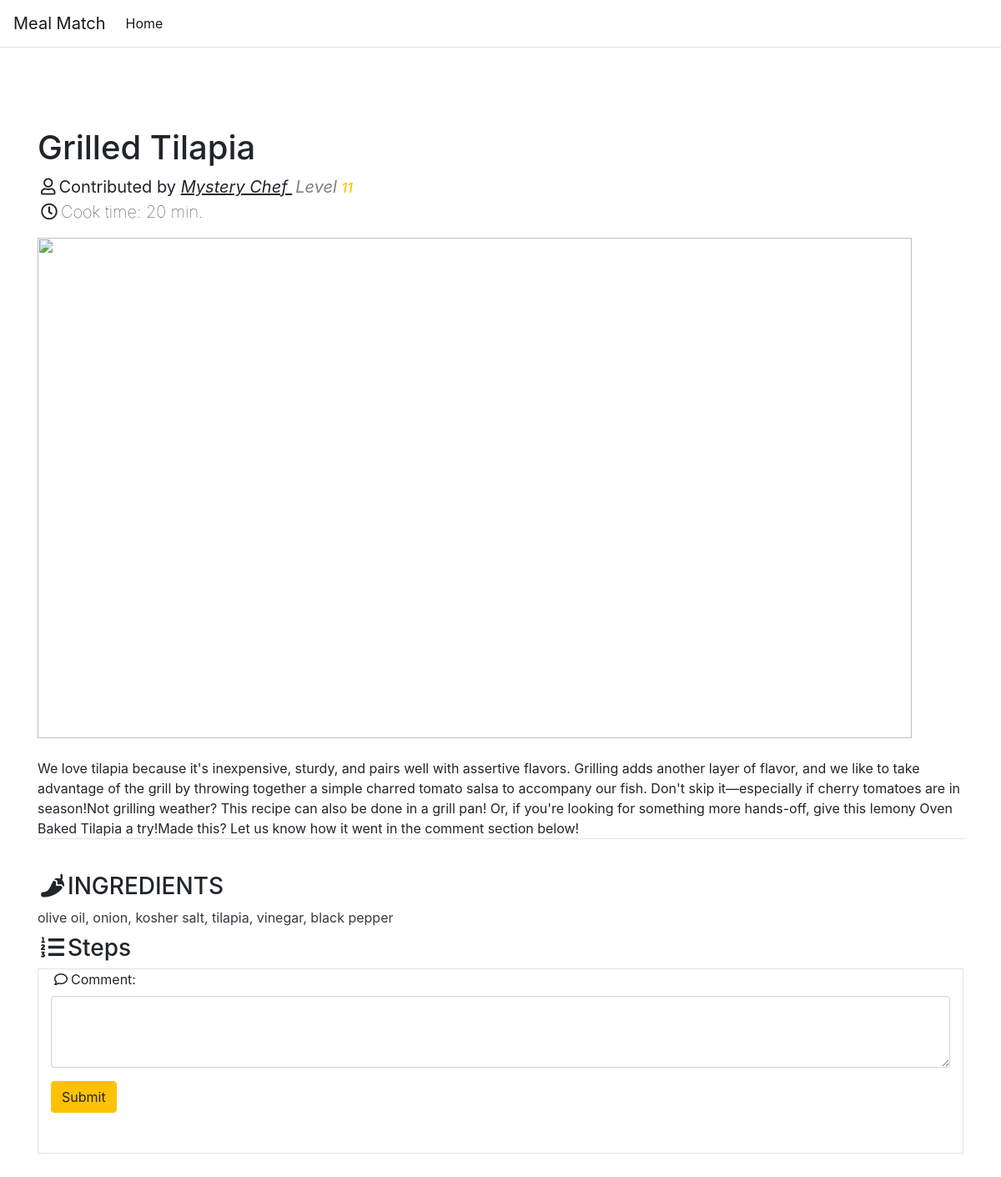
/recipe/1, run on the app's committed database.
### Entities/recipe.py (models this page shows)
class Recipe(db.Model):
    __tablename__ = 'recipes'
    id = db.Column('id', db.Integer, primary_key=True)
    title = db.Column('title', db.String)
    img_link = db.Column('img_link', db.String)
    steps = db.Column('steps', db.String)
    update_time = db.Column('update_time', db.DateTime)
    like = db.Column('like', db.Integer, default=0)
    author = db.Column('author', db.Integer)
    cook_time = db.Column('cook_time', db.Integer)
    describe = db.Column('describe', db.String)
    img_type = db.Column('img_type', db.String)

### Entities/user.py (models this page shows)
class User(db.Model):
    __tablename__ = 'users'
    id = db.Column('id', db.Integer, primary_key=True, autoincrement=True)
    username = db.Column('username', db.String)
    password = db.Column('password', db.String)
    email = db.Column('email', db.String)
    exp = db.Column('exp', db.Integer, default=0)
    visit_time = db.Column('visit_time', db.DateTime)
    max_exp = db.Column('max_exp', db.Integer, default=0)

### Service/Recipe/__init__.py (the view)
@recipe_bp.route('/recipe/<rec_id>', methods=['GET'])
def rec_detail(rec_id):
    dish = Recipe.query.filter_by(id=rec_id).first()
    if not dish:
        return {'res': False}, 404
    author = User.query.filter_by(id=dish.author).first()
    ing_res = []
    ing_ids = RecIng.query.filter_by(recipe=dish.id).all()
    if ing_ids:
        ingredients = Ingredient.query.filter(Ingredient.id.in_([ing.ingredient for ing in ing_ids])).all()
        if ingredients:
            ing_res = [ing.name for ing in ingredients]
    img_link = dish.img_link.split('?')[0]
    if dish.img_type != 'link':
        img_link = '/' + img_link
    data = {
        'user_id': session.get('id'),
        'recipe_id': dish.id,
        'author': author.username,
        'lv': author.exp//100 + 1,
        'title': dish.title,
        'time': dish.cook_time,
        'img_link': img_link,
        'describe': dish.describe,
        'steps': dish.steps,
        'ingredients': ', '.join(ing_res),
    }
    return render_template('dish.html', **data)

### UI/Templates/dish.html (shortened to what this page needs)
<!doctype html>
<html lang="ZH">
<head>
    <link rel="stylesheet" href="../../Static/css/bootstrap.min.css">
    <link rel="stylesheet" href="../../Static/css/all.min.css">
</head>
<body>
<nav class="navbar navbar-expand-lg navbar-light border-bottom" >
    <a class="navbar-brand" href="/">Meal Match</a>
    <div class="collapse navbar-collapse" id="navbarSupportedContent">
        <ul class="navbar-nav mr-auto">
            <li class="nav-item active">
                <a class="nav-link" href="/">Home <span class="sr-only">(current)</span></a>
            </li>
        </ul>
    </div>
</nav>
<br>
<br>
<br>
<br>
<div class="container">
    <blockquote class="blockquote">
        <p class="h1">{{title}}</p>
        <i class="far fa-user mx-1"></i>Contributed by <cite title="Source Title"><u>{{ author }} <a class="mx-1 text-black-50 d-inline-block">  Level <small class="text-warning border-warning h6">{{lv}}</small></a></u></cite>
        <p class="font-weight-lighter"><i class="far fa-clock mx-1"></i>Cook time: {{hour}}{{time}} min.</p>
    </blockquote>
    <img src="{{img_link}}" width="1048px" height="600px">
    <br>
    <br>
    <p class="text-body border-bottom mb-3">{{describe}}</p>
    <br>
            <div class="h3"><i class="fas fa-pepper-hot mx-1"></i>INGREDIENTS</div>
            <p class="mb-2 text-dark">
                {{ingredients}}
            </p>
            <div class="h3"><i class="fas fa-list-ol mx-1"></i>Steps</div>
    <div class="container border mt-2">
        <div class="form-group">
            <label for="comment"><i class="far fa-comment mx-1"></i>Comment:</label>
            <textarea class="form-control" id="comment" rows="3"></textarea>
        </div>
        <button type="button" class="btn btn-warning" id="submit">Submit</button>
            <br>
            <br>
            <br>
    </div>
</div>
<br>
<br>
<br>
</body>
</html>

### data on the page
Recipe: title "Grilled Tilapia", describe "We love tilapia because it's inexpensive, sturdy, and pairs well with assertive flavors. Grilling adds another layer of flavor, and we like to take advantage of the grill by throwing together a simple charred tomato salsa to accompany our fish. Don't skip it—especially if cherry tomatoes are in season!Not grilling weather? This recipe can also be done in a grill pan! Or, if you're looking for something more hands-off, give this lemony Oven Baked Tilapia a try!Made this? Let us know how it went in the comment section below!"
User: username "Mystery Chef"

### other printed values
{{ lv }} "11"
{{ time }} "20"
{{ ingredients }} "olive oil, onion, kosher salt, tilapia, vinegar, black pepper"
